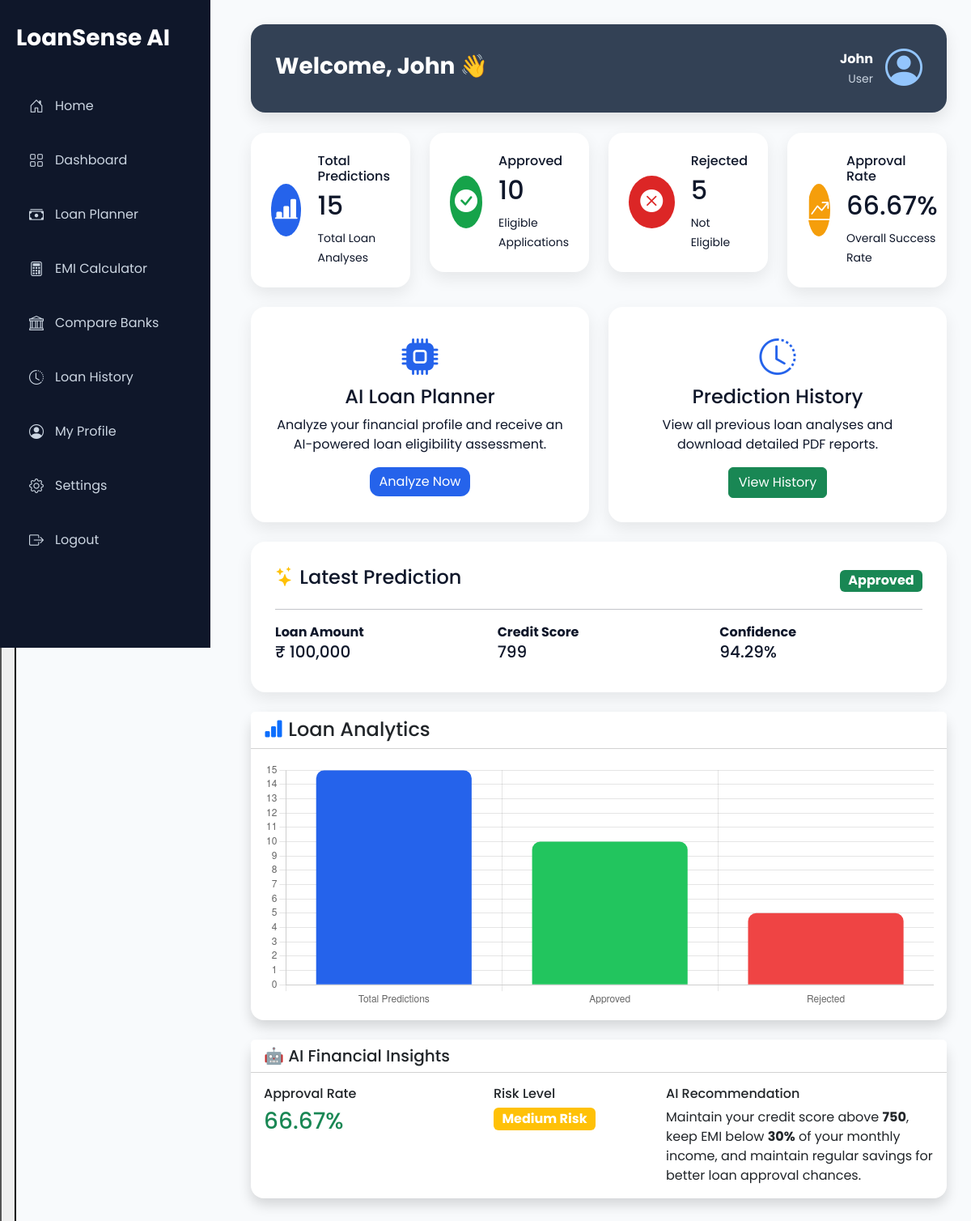
/dashboard (signed in), run on the app's committed database.
### app/models/user.py (models this page shows, shortened)
class User(UserMixin, db.Model):
    __tablename__ = "users"
    id = db.Column(db.Integer, primary_key=True)
    full_name = db.Column(db.String(100), nullable=False)
    email = db.Column(db.String(120), unique=True, nullable=False)
    password = db.Column(db.String(255), nullable=False)
    role = db.Column(db.String(20), default="user")
    created_at = db.Column(db.DateTime, server_default=db.func.now())

class Prediction(db.Model):
    __tablename__ = "predictions"
    id = db.Column(db.Integer, primary_key=True)
    user_id = db.Column(db.Integer, db.ForeignKey("users.id"), nullable=False)
    income = db.Column(db.Float, nullable=False)
    expense = db.Column(db.Float, nullable=False)
    emi = db.Column(db.Float, nullable=False)
    credit_score = db.Column(db.Integer, nullable=False)
    loan_amount = db.Column(db.Float, nullable=False)
    tenure = db.Column(db.Integer, nullable=False)
    prediction = db.Column(db.String(20), nullable=False)
    probability = db.Column(db.Float, nullable=False)
    created_at = db.Column(db.DateTime, server_default=db.func.now())
    interest_rate = db.Column(db.Float)
    monthly_emi = db.Column(db.Float)
    total_interest = db.Column(db.Float)
    total_payment = db.Column(db.Float)
    risk = db.Column(db.String(20))
    recommendation = db.Column(db.Text)
    messages = db.relationship(
    "ChatMessage",
    backref="prediction",
    lazy=True,
    cascade="all, delete-orphan"
)

### run.py (the view)
@app.route("/dashboard")
@login_required
def dashboard():
    predictions = Prediction.query.filter_by(
        user_id=current_user.id
    ).all()
    total_predictions = len(predictions)
    approved = sum(
        1 for p in predictions
        if p.prediction == "Approved"
    )
    rejected = total_predictions - approved
    approval_rate = 0
    if total_predictions:
        approval_rate = round(
            approved / total_predictions * 100,
            2
        )
    latest = Prediction.query.filter_by(
        user_id=current_user.id
    ).order_by(
        Prediction.created_at.desc()
    ).first()
    return render_template(
        "dashboard/dashboard.html",
        total_predictions=total_predictions,
        approved=approved,
        rejected=rejected,
        approval_rate=approval_rate,
        latest=latest
    )

### app/__init__.py (called while the page is built)
def create_app():
    app = Flask(
        __name__,
        template_folder="templates",
        static_folder="static"
    )
    app.config.from_object(Config)
    db.init_app(app)
    login_manager = LoginManager()
    login_manager.login_view = "login"
    login_manager.init_app(app)
    @login_manager.user_loader
    def load_user(user_id):
        return User.query.get(int(user_id))
    with app.app_context():
        db.create_all()
    return app

### app/templates/dashboard/dashboard.html (shortened to what this page needs)
{% extends "base.html" %}
{% block css %}
<link rel="stylesheet"
href="{{ url_for('static', filename='css/dashboard.css') }}">
{% endblock %}
{% block content %}
<div class="app-layout">
    {% include "components/sidebar.html" %}
    <div class="main-content">
         <div id="page-content">
        {% include "components/topbar.html" %}
        {% include "components/stat_card.html" %}
        {% include "components/chart.html" %}
         </div>
    </div>
</div>
{% endblock %}

### app/templates/components/topbar.html (shortened to what this page needs)
<div class="topbar">
    <div class="top-left">
        <h2>
            Welcome, {{ current_user.full_name }} 👋
        </h2>
    </div>
    <div class="top-right">
        <div class="profile">
            <div class="text-end">
                <strong>{{ current_user.full_name }}</strong><br>
                <small>{{ current_user.role.title() }}</small>
            </div>
           <a href="{{ url_for('profile') }}" class="text-decoration-none">
    <i class="bi bi-person-circle profile-icon"></i>
</a>
        </div>
    </div>
</div>

### app/templates/components/stat_card.html
<div class="row g-4">
    <div class="col-lg-3 col-md-6">
        <div class="stat-card total-card">
            <div class="stat-icon">
                <i class="bi bi-bar-chart-line-fill"></i>
            </div>
            <div>
                <h6>Total Predictions</h6>
                <h2>{{ total_predictions }}</h2>
                <small>Total Loan Analyses</small>
            </div>
        </div>
    </div>
    <div class="col-lg-3 col-md-6">
        <div class="stat-card approved-card">
            <div class="stat-icon">
                <i class="bi bi-check-circle-fill"></i>
            </div>
            <div>
                <h6>Approved</h6>
                <h2>{{ approved }}</h2>
                <small>Eligible Applications</small>
            </div>
        </div>
    </div>
    <div class="col-lg-3 col-md-6">
        <div class="stat-card rejected-card">
            <div class="stat-icon">
                <i class="bi bi-x-circle-fill"></i>
            </div>
            <div>
                <h6>Rejected</h6>
                <h2>{{ rejected }}</h2>
                <small>Not Eligible</small>
            </div>
        </div>
    </div>
    <div class="col-lg-3 col-md-6">
        <div class="stat-card rate-card">
            <div class="stat-icon">
                <i class="bi bi-graph-up-arrow"></i>
            </div>
            <div>
                <h6>Approval Rate</h6>
                <h2>{{ approval_rate }}%</h2>
                <small>Overall Success Rate</small>
            </div>
        </div>
    </div>
</div>
<div class="row mt-4">
    <div class="col-lg-6">
        <div class="action-card">
            <i class="bi bi-cpu-fill"></i>
            <h4>AI Loan Planner</h4>
            <p>
                Analyze your financial profile and receive an AI-powered loan eligibility assessment.
            </p>
            <a href="{{ url_for('planner') }}" class="btn btn-primary">
                Analyze Now
            </a>
        </div>
    </div>
    <div class="col-lg-6">
        <div class="action-card">
            <i class="bi bi-clock-history"></i>
            <h4>Prediction History</h4>
            <p>
                View all previous loan analyses and download detailed PDF reports.
            </p>
            <a href="{{ url_for('history') }}" class="btn btn-success">
                View History
            </a>
        </div>
    </div>
</div>
{% if latest %}
<div class="latest-card mt-4">
    <div class="d-flex justify-content-between align-items-center">
        <h4>
            <i class="bi bi-stars text-warning"></i>
            Latest Prediction
        </h4>
        {% if latest.prediction=="Approved" %}
        <span class="badge bg-success fs-6">
            Approved
        </span>
        {% else %}
        <span class="badge bg-danger fs-6">
            Rejected
        </span>
        {% endif %}
    </div>
    <hr>
    <div class="row">
        <div class="col-md-4">
            <strong>Loan Amount</strong>
            <h5>₹ {{ "{:,.0f}".format(latest.loan_amount) }}</h5>
        </div>
        <div class="col-md-4">
            <strong>Credit Score</strong>
            <h5>{{ latest.credit_score }}</h5>
        </div>
        <div class="col-md-4">
            <strong>Confidence</strong>
            <h5>{{ latest.probability }}%</h5>
        </div>
    </div>
</div>
{% endif %}

### app/static/css/style.css (style rules this page uses)
* { margin:0; padding:0; box-sizing:border-box; }
body { font-family:'Poppins',sans-serif; background:var(--background); color:var(--text); }
a { text-decoration:none; }
.btn-primary { background:var(--primary); border:none; border-radius:12px; }

### app/static/css/layout.css (style rules this page uses)
.app-layout { display:flex; min-height:100vh; background:#f8fafc; }
.main-content, .planner-content, .emi-content, .bank-content, .profile-content, .history-content, .setting-content { margin-left:260px; width:calc(100% - 260px); min-height:100vh; padding:30px; }

### app/static/css/topbar.css (style rules this page uses)
.topbar { background:#334155; color:#fff; border-radius:18px; padding:20px 30px; display:flex; justify-content:space-between; align-items:center; box-shadow:0 8px 20px rgba(0,0,0,.10); margin-bottom:25px; }
.top-left h2 { font-size:28px; font-weight:700; color:#ffffff; margin-bottom:6px; }
.profile { display:flex; align-items:center; gap:15px; }
.profile strong { color:#ffffff; }
.profile small { color:#CBD5E1; }
.profile-icon { font-size:46px; color:#93C5FD; }

### app/static/css/dashboard.css (style rules this page uses)
.stat-card { background:#fff; border-radius:18px; padding:25px; display:flex; align-items:center; gap:20px; box-shadow:0 8px 20px rgba(0,0,0,.08); transition:.3s; }
.stat-icon { width:65px; height:65px; border-radius:50%; display:flex; justify-content:center; align-items:center; font-size:28px; color:#fff; }
.total-card .stat-icon { background:#2563EB; }
.approved-card .stat-icon { background:#16A34A; }
.rejected-card .stat-icon { background:#DC2626; }
.rate-card .stat-icon { background:#F59E0B; }
.action-card { background:#fff; border-radius:18px; padding:30px; text-align:center; box-shadow:0 8px 20px rgba(0,0,0,.08); height:100%; }
.action-card i { font-size:45px; color:#2563EB; margin-bottom:15px; }
.latest-card { background:#fff; border-radius:18px; padding:30px; box-shadow:0 8px 20px rgba(0,0,0,.08); }

### app/static/css/variables.css (style rules this page uses)
:root { --primary:#2563eb; --primary-dark:#1d4ed8; --success:#16a34a; --warning:#f59e0b; --danger:#dc2626; --background:#f8fafc; --surface:#ffffff; --text:#0f172a; --text-light:#64748b; --border:#e2e8f0; --radius:18px; --shadow: 0 10px 30px rgba(15,23,42,.08); --transition:.3s ease; }

### data on the page
User: full_name "John", role "User"
Prediction: loan_amount "100,000", credit_score "799", probability "94.29"

### other printed values
{{ total_predictions }} "15"
{{ approved }} "10"
{{ rejected }} "5"
{{ approval_rate }} "66.67"
chart data {{ total_predictions }} 15
chart data {{ approved }} 10
chart data {{ rejected }} 5
